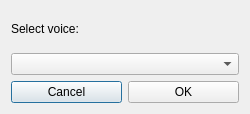
<?xml version="1.0" encoding="UTF-8"?>
<ui version="4.0">
 <class>EditorVoiceOptionsDialog</class>
 <widget class="QDialog" name="EditorVoiceOptionsDialog">
  <property name="geometry">
   <rect>
    <x>0</x>
    <y>0</y>
    <width>250</width>
    <height>114</height>
   </rect>
  </property>
  <property name="windowTitle">
   <string>Select voice</string>
  </property>
  <property name="windowIcon">
   <iconset resource="omilo.qrc">
    <normaloff>:/images/audio-input.png</normaloff>:/images/audio-input.png</iconset>
  </property>
  <layout class="QGridLayout" name="gridLayout">
   <item row="0" column="0">
    <layout class="QVBoxLayout" name="verticalLayout">
     <item>
      <widget class="QLabel" name="label">
       <property name="text">
        <string>Select voice:</string>
       </property>
      </widget>
     </item>
     <item>
      <widget class="QComboBox" name="comboBox"/>
     </item>
     <item>
      <layout class="QHBoxLayout" name="horizontalLayout">
       <item>
        <widget class="QPushButton" name="cancelButton">
         <property name="text">
          <string>Cancel</string>
         </property>
        </widget>
       </item>
       <item>
        <widget class="QPushButton" name="okButton">
         <property name="text">
          <string>OK</string>
         </property>
        </widget>
       </item>
      </layout>
     </item>
    </layout>
   </item>
  </layout>
 </widget>
 <tabstops>
  <tabstop>comboBox</tabstop>
  <tabstop>okButton</tabstop>
  <tabstop>cancelButton</tabstop>
 </tabstops>
 <resources>
  <include location="omilo.qrc"/>
 </resources>
 <connections/>
</ui>
